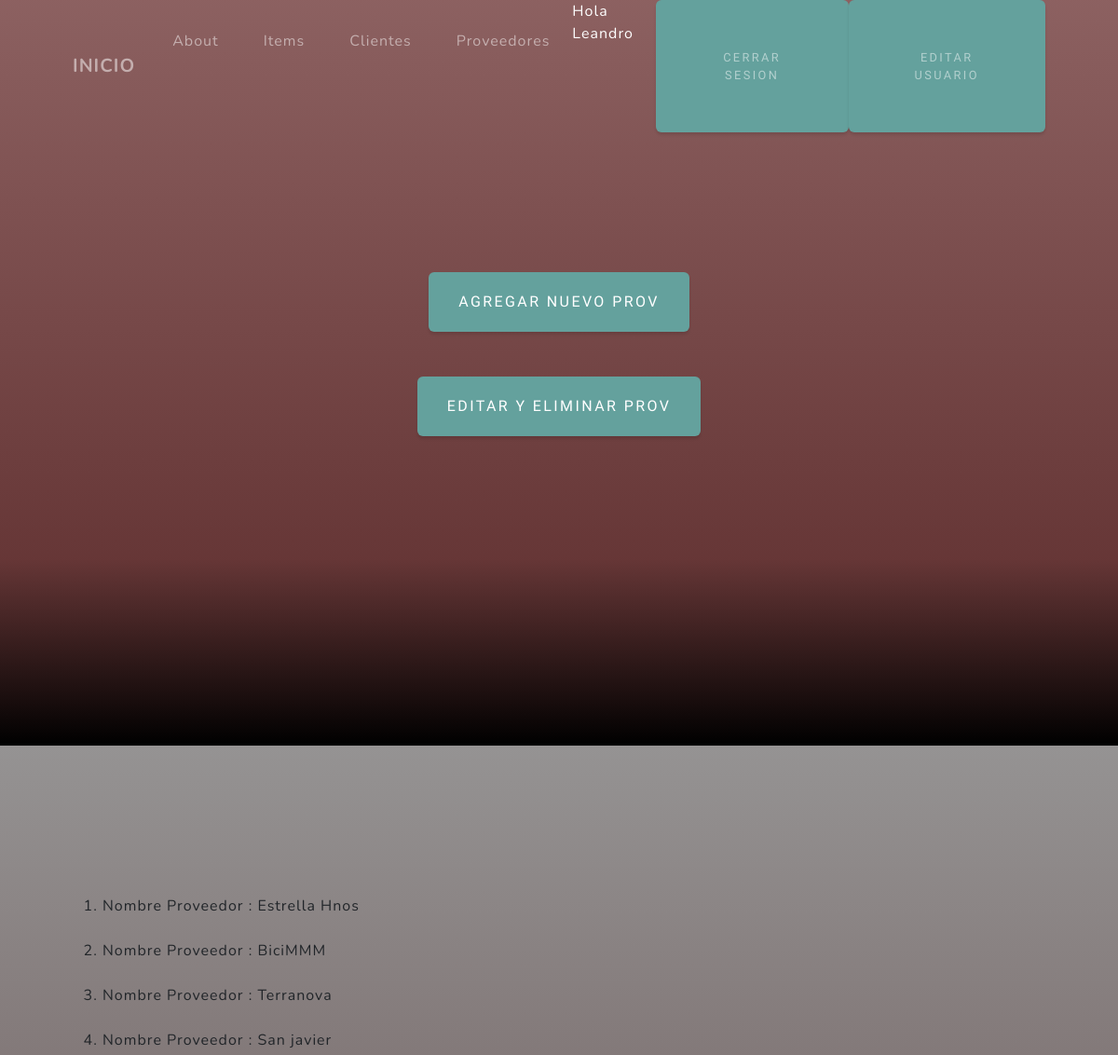
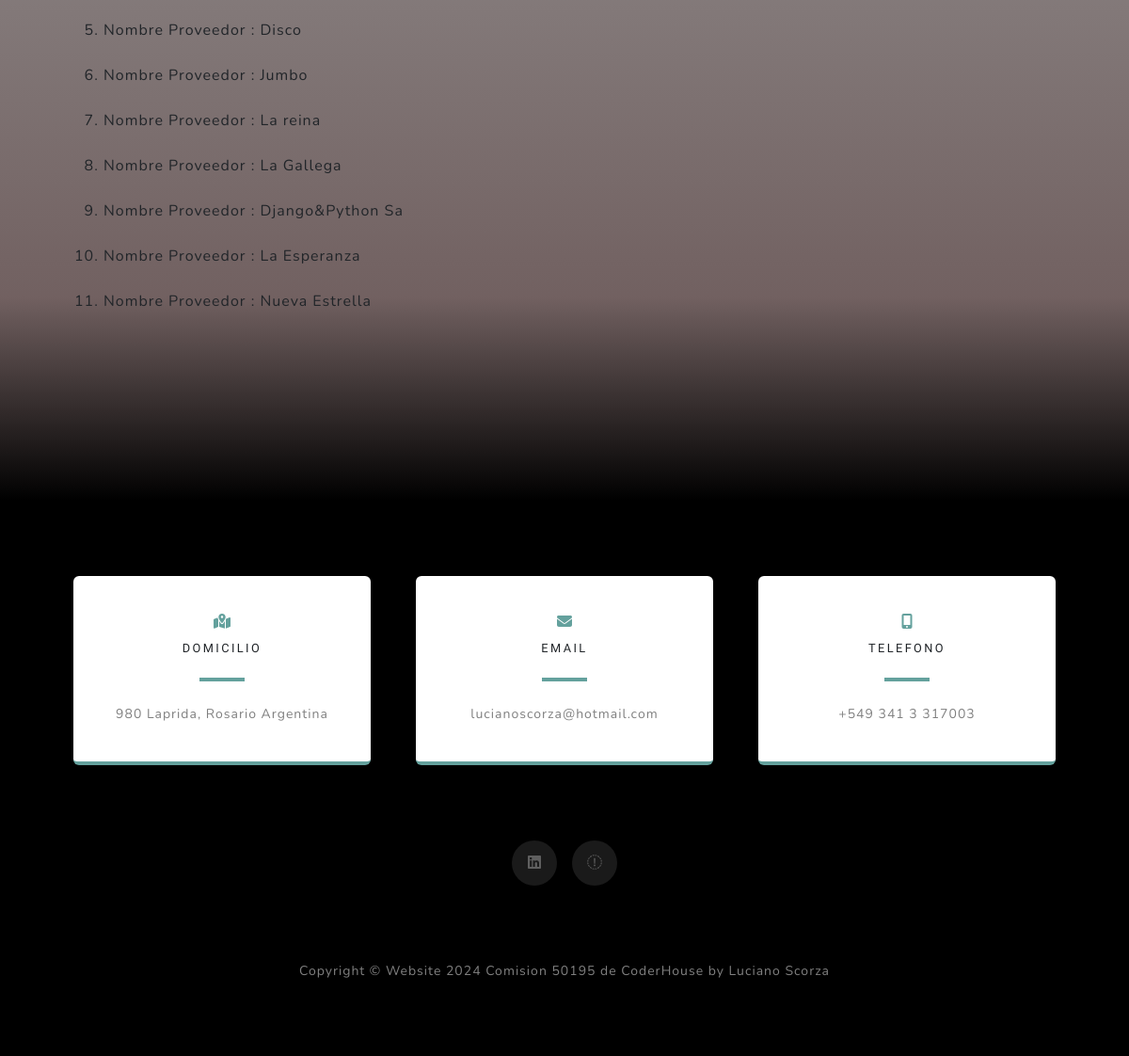
The page /AppWeb/prov/ (signed in) on the database its author committed (2 pictures, top to bottom).
### AppWeb/models.py (models this page shows, shortened)
class Proveedor(models.Model):
    id=models.IntegerField
    nombre=models.CharField(max_length=30)
    CUIT=models.CharField(max_length =10, default='000')
    condicion=models.CharField(max_length=30)

### AppWeb/views.py (the view)
# urls.py: path("prov/", todos_prov, name='prov'),  #el name es para llamar a dicha url desde el Boton de la plantilla prov.html
@login_required
def todos_prov(request):
        proveedores=Proveedor.objects.all()  #obtengo todos los registros de la clase o modelo Proveedor. Guardo en una variable proveedores todos los registros accediendo a la clase Proveedor con el metodo .objects.all()
        contexto= {"Supliers": proveedores} #guardo los registro en un diccionario, ver debajo como sería el diccionario en un ejemplo
        """  es importante la indentation de la triple comilla para q no se error
            por otro lado vemos como sería el diccionario de la variable contexto
        {
    'Supliers': [
        {'nombre': 'Proveedor A', 'direccion': 'Dirección A', 'telefono': '123-456-789'},
        {'nombre': 'Proveedor B', 'direccion': 'Dirección B', 'telefono': '987-654-321'}
    ]
}
        """
        return render(request, "AppWeb/prov.html", contexto )  #en este caso guardo la variable contexto (es un diccionario) como argumento q tiene el mismo efecto q ponerlo como argumento como en el caso de arriba result_prov. es lo q le voy a pasar al HTML para q lea a través de la Key del diccionario (Supliers)

### AppWeb/templates/AppWeb/prov.html
{% extends "AppWeb/padre.html" %}
{% block titulo2 %}
 <button class="btn btn-primary"> <a class="nav-link" href="{% url 'agrega prov' %}">Agregar Nuevo Prov </a></button>
 <br>
 <br>
 <br>
<button class="btn btn-primary"> <a class="nav-link" href="{% url 'editProv' %}">Editar y Eliminar Prov </a></button>
{% endblock %}
{% block descrip %}
<ol>
{% for x in Supliers %}
<li>Nombre Proveedor : {{x.nombre}}</li>
<br>
{% endfor %}
</ol>
{% endblock %}

### AppWeb/templates/AppWeb/padre.html (shortened to what this page needs)
<!DOCTYPE html>
<html lang="en">
    <head>
        {% load static %}
        <link href="{% static 'AppWeb/css/styles.css' %}" rel="stylesheet" />
    </head>
    <body id="page-top">
        <nav class="navbar navbar-expand-lg navbar-light fixed-top" id="mainNav">
            <div class="container px-4 px-lg-5">
                <a class="navbar-brand" href="{% url 'inicio' %}">INICIO</a>
                <div class="collapse navbar-collapse" id="navbarResponsive">
                    <ul class="navbar-nav ms-auto">
                        <li class="nav-item"><a class="nav-link" href="{% url 'acercaDeMi' %}">About</a></li>
                        {% if request.user.is_authenticated %}
                        <li class="nav-item"><a class="nav-link" href="{% url 'b_item' %}">Items</a></li>
                        <li class="nav-item"><a class="nav-link" href="{% url 'cliente' %}">Clientes</a></li>
                        <li class="nav-item"><a class="nav-link" href="{% url 'prov' %}">Proveedores</a></li>
                        <p style="color: white"> Hola {{user.username}} </p>
                        <li class="btn btn-primary"><a class="nav-link" href="{% url 'Logout' %}">Cerrar Sesion</a></li>
                        <li class="btn btn-primary"><a class="nav-link" href="{% url 'EditarUsuario' %}">Editar Usuario</a></li>
                        {% else  %}
                        <li class="btn btn-primary"><a class="nav-link" href="{% url 'Login' %}">Iniciar Sesion</a></li>
                        <li class="btn btn-primary"><a class="nav-link" href="{% url 'SignUp' %}">Registrarse</a></li>
                        {% endif %}
                    </ul>
                </div>
            </div>
        </nav>
        <header class="masthead" style="background: linear-gradient(to bottom, rgba(150, 6, 6, 0.3) 0%, rgba(88, 20, 20, 0.7) 75%, #000 100%), #888;">
            <div class="container px-4 px-lg-5 d-flex h-100 align-items-center justify-content-center">
                <div class="d-flex justify-content-center">
                    <div class="text-center">
                        <h2 class="text-white-50 mx-auto mt-2 mb-5">
                            {% block titulo2 %}
                            {% endblock %}
                        </h2>
                    </div>
                </div>
            </div>
        </header>
        <section class="signup-section" id="signup" style="background: linear-gradient(to bottom, rgba(179, 172, 172, 0.3) 0%, rgba(104, 80, 80, 0.7) 75%, #000 100%), #888;">
            <div class="container px-4 px-lg-5
            <div class="container px-4 px-lg-5">
                <div class="row gx-4 gx-lg-5">
                        <form class="form-signup" id="contactForm" data-sb-form-api-token="API_TOKEN">
                                {% block descrip %}{% endblock %}
                            </div>
                            </div>
        </section>
        <section class="contact-section bg-black">
            <div class="container px-4 px-lg-5">
                <div class="row gx-4 gx-lg-5">
                    <div class="col-md-4 mb-3 mb-md-0">
                        <div class="card py-4 h-100">
                            <div class="card-body text-center">
                                <i class="fas fa-map-marked-alt text-primary mb-2"></i>
                                <h4 class="text-uppercase m-0">Domicilio</h4>
                                <hr class="my-4 mx-auto" />
                                <div class="small text-black-50">980 Laprida, Rosario Argentina</div>
                            </div>
                        </div>
                    </div>
                    <div class="col-md-4 mb-3 mb-md-0">
                        <div class="card py-4 h-100">
                            <div class="card-body text-center">
                                <i class="fas fa-envelope text-primary mb-2"></i>
                                <h4 class="text-uppercase m-0">Email</h4>
                                <hr class="my-4 mx-auto" />
                                <div class="small text-black-50">lucianoscorza@hotmail.com</a></div>
                            </div>
                        </div>
                    </div>
                    <div class="col-md-4 mb-3 mb-md-0">
                        <div class="card py-4 h-100">
                            <div class="card-body text-center">
                                <i class="fas fa-mobile-alt text-primary mb-2"></i>
                                <h4 class="text-uppercase m-0">Telefono</h4>
                                <hr class="my-4 mx-auto" />
                                <div class="small text-black-50">+549 341 3 317003</div>
                            </div>
                        </div>
                    </div>
                </div>
                <div class="social d-flex justify-content-center">
                    <a class="mx-2" href="//www.linkedin.com/in/luciano-scorza"><i class="fab fa-linkedin"></i></a>
                    <a class="mx-2" href="https://1drv.ms/b/s!ApP_8E9v9OFolDqQ40bvGBjnRl91?e=nOhg9m"><i class="fab fa-CV"></i></a>
                </div>
            </div>
        </section>
        <footer class="footer bg-black small text-center text-white-50"><div class="container px-4 px-lg-5">Copyright &copy; Website 2024 Comision 50195 de CoderHouse by Luciano Scorza </div></footer>
    </body>
</html>

### rows shown on the page
Proveedor: nombre "Estrella Hnos"
Proveedor: nombre "BiciMMM"
Proveedor: nombre "Terranova"
Proveedor: nombre "San javier"
Proveedor: nombre "Disco"
Proveedor: nombre "Jumbo"
Proveedor: nombre "La reina"
Proveedor: nombre "La Gallega"
Proveedor: nombre "Django&Python Sa"
Proveedor: nombre "La Esperanza"
Proveedor: nombre "Nueva Estrella"

### other values the page prints
{{ user.username }} "Leandro"
